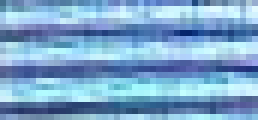
#> input picture test/broken.png, 43 x 20 px, given in place of broken.jpg, which was not available (shown 6 times larger)
$ python test.py
#> lines starting #> are read from the running program, lines starting #| are printed output that depends on the picture; pictures that were not available may be replaced by others from this repository, and a replacement may not be noted
import cv2
import numpy as np

def calculate_brightness_contrast(image):
    # Convert the image to grayscale (simplifies calculation)
    gray_image = cv2.cvtColor(image, cv2.COLOR_BGR2GRAY)

    # Calculate brightness (mean of pixel values)
    brightness = np.mean(gray_image)

    # Calculate contrast (standard deviation of pixel values)
    contrast = np.std(gray_image)

    return brightness, contrast

def adjust_brightness_contrast(image, brightness_diff, contrast_diff):
    # Convert image to grayscale for calculations
    gray_image = cv2.cvtColor(image, cv2.COLOR_BGR2GRAY)

    # Apply contrast adjustment (scaling the image by contrast_diff)
    adjusted_image = cv2.convertScaleAbs(image, alpha=contrast_diff, beta=brightness_diff)

    return adjusted_image

# Load the two images
image2 = cv2.imread('broken.jpg')  # First image (to be adjusted)
#> image2 is the input picture: shape (20, 43, 3); mean B, G, R 203.7, 166.5, 124
image1 = cv2.imread('correct.jpg')  # Second image (target image)
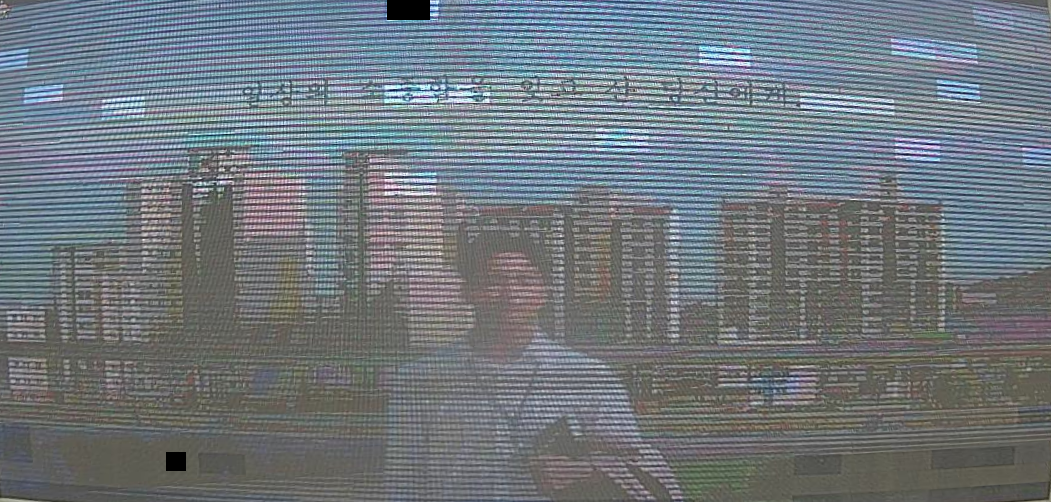
#> input picture test/1.png, 1051 x 502 px, given in place of correct.jpg, which was not available
#> image1 is the input picture: shape (502, 1051, 3); mean B, G, R 125.2, 119, 111.3

# Calculate brightness and contrast for both images
brightness1, contrast1 = calculate_brightness_contrast(image1)
#> in calculate_brightness_contrast, `gray_image = cv2.cvtColor(image, cv2.COLOR_BGR2GRAY)`:
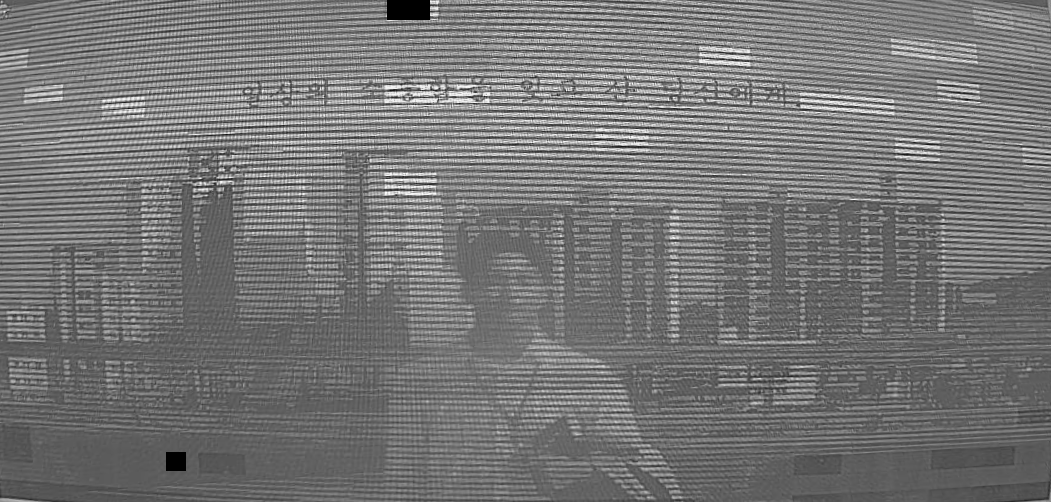
#> gray_image: shape (502, 1051); min 0, max 253, mean 117.4
#> in calculate_brightness_contrast, `brightness = np.mean(gray_image)`: brightness = 117.4
#> in calculate_brightness_contrast, `contrast = np.std(gray_image)`: contrast = 33.9
#> brightness1 = 117.4; contrast1 = 33.9
brightness2, contrast2 = calculate_brightness_contrast(image2)
#> in calculate_brightness_contrast (call 2), `gray_image = cv2.cvtColor(image, cv2.COLOR_BGR2GRAY)`:
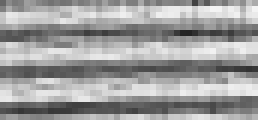
#> gray_image: shape (20, 43) (shown 6 times larger); min 35, max 243, mean 158
#> in calculate_brightness_contrast (call 2), `brightness = np.mean(gray_image)`: brightness = 158
#> in calculate_brightness_contrast (call 2), `contrast = np.std(gray_image)`: contrast = 51.76
#> brightness2 = 158; contrast2 = 51.76

# Calculate the difference in brightness and contrast
brightness_diff = brightness2 - brightness1
#> brightness_diff = 40.65
contrast_diff = contrast2 / contrast1 if contrast1 != 0 else 1  # Avoid division by zero
#> contrast_diff = 1.53

# Apply the brightness and contrast adjustments to the first image
adjusted_image1 = adjust_brightness_contrast(image1, brightness_diff, contrast_diff)
#> in adjust_brightness_contrast, `adjusted_image = cv2.convertScaleAbs(image, alpha=contrast_diff, beta=..`:
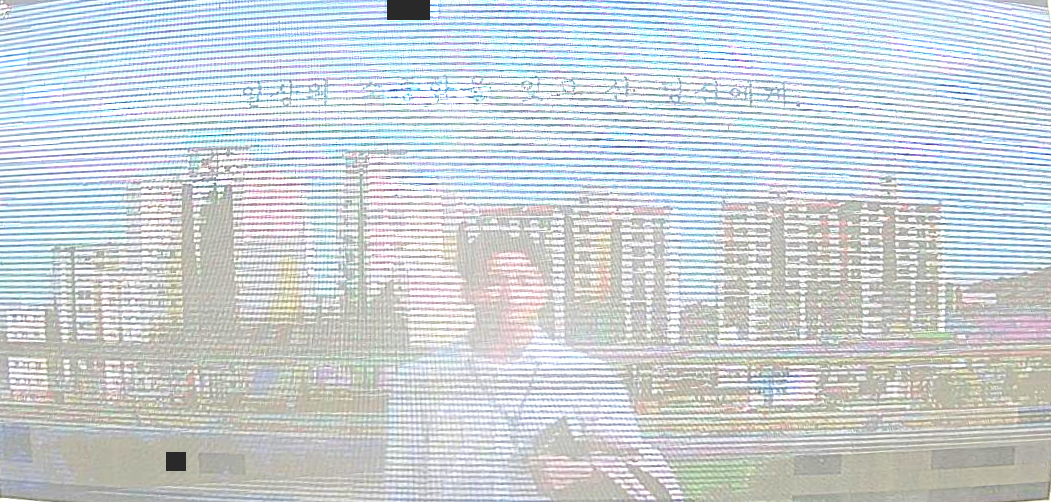
#> adjusted_image: shape (502, 1051, 3); mean B, G, R 214.6, 211.3, 204.9

# Show the images
cv2.imshow("Original Image", image1)
cv2.imshow("Target Image", image2)
cv2.imshow("Adjusted Image", adjusted_image1)

cv2.waitKey(0)
cv2.destroyAllWindows()
